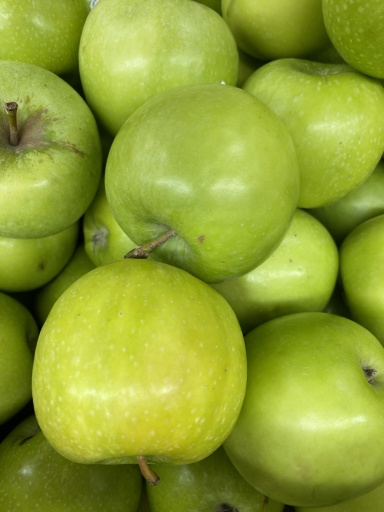
#> input picture models/data/ten_classes/augmented/Apple_Green/10.jpg, 384 x 512 px, found by its file name; its folder holds 4 pictures in this run
$ jupyter execute --allow-errors RandomForest10.ipynb   (text cells are left out)
#> lines starting #> are read from the running program, lines starting #| are printed output that depends on the picture; long printed decimals are rounded; pictures that were not available may be replaced by others from this repository, and a replacement may not be noted
[cell 1]
import pandas as pd
import matplotlib.pyplot as plt
from sklearn.ensemble import RandomForestClassifier
from sklearn.model_selection import train_test_split
from sklearn.metrics import accuracy_score
from sklearn.metrics import classification_report
from sklearn.metrics import confusion_matrix
from skimage.io import imread
import numpy as np
import cv2
import os
from PIL import Image

[cell 2]
from google.colab import drive
drive.mount('/content/drive', force_remount=True)
os.chdir("/content/drive/MyDrive/IS4242 Group 1")
os.getcwd()

[cell 3]
fruit_types = ['Tomato', 'Orange', 'Banana', 'Apple_Red','Apple_Green', 'Pear', 'Lemon', 'Capsicum_Red', 'Capsicum_Green', 'Capsicum_Yellow']
img_types = ['jpg', 'png', 'heic', 'jpeg', 'JPG', 'PNG']

[cell 4]
# Set up the train data
img_dir = 'codes/data/ten_classes/train/'

X_train, y_train = [], []

# Load the image data and labels
for class_idx, class_name in enumerate(fruit_types):
    for img_type in img_types:
        for file_name in os.listdir(os.path.join(img_dir, class_name)):
            if file_name.endswith(img_type):
                image = Image.open(os.path.join(img_dir, class_name, file_name))
#> image is the input picture: PIL image 384x512 RGB; mean R, G, B 142.9, 159.8, 51.4
                image = image.resize((256, 256))
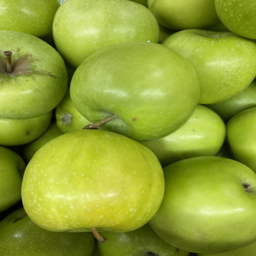
#> image: PIL image 256x256 RGB; mean R, G, B 142.9, 159.8, 51.5
                image = image.convert('RGB')
                image = np.array(image)
                X_train.append(image.flatten())
                y_train.append(class_idx)

[cell 5]
# Set up the train data
img_dir = 'codes/data/ten_classes/augmented/'
#> img_dir = 'codes/data/ten_classes/augmented/'

X_train_aug, y_train_aug = [], []

# Load the image data and labels
for class_idx, class_name in enumerate(fruit_types):
    for img_type in img_types:
        for file_name in os.listdir(os.path.join(img_dir, class_name)):
            if file_name.endswith(img_type):
                image = Image.open(os.path.join(img_dir, class_name, file_name))
                image = image.resize((256, 256))
                image = image.convert('RGB')
                image = np.array(image)
                X_train_aug.append(image.flatten())
                y_train_aug.append(class_idx)

[cell 6]
# Set up the test data
img_dir = 'codes/data/ten_classes/val/'
#> img_dir = 'codes/data/ten_classes/val/'

X_test, y_test = [], []

# Load the image data and labels
for class_idx, class_name in enumerate(fruit_types):
    for img_type in img_types:
        for file_name in os.listdir(os.path.join(img_dir, class_name)):
            if file_name.endswith(img_type):
                image = Image.open(os.path.join(img_dir, class_name, file_name))
                image = image.resize((256, 256))
                image = image.convert('RGB')
                image = np.array(image)
                X_test.append(image.flatten())
                y_test.append(class_idx)

[cell 7]
# Convert the data to numpy arrays
X_train = np.array(X_train)
y_train = np.array(y_train)
X_train_aug = np.array(X_train_aug)
y_train_aug = np.array(y_train_aug)
X_test = np.array(X_test)
y_test = np.array(y_test)

print(f'Total train data length: {len(X_train)}')
print(f'Total augmented train data length: {len(X_train_aug)}')
print(f'\nTotal test data length: {len(X_test)}')

[cell 8]
# Train the random forest classifier for normal images
model = RandomForestClassifier(n_estimators=100, random_state=42)
model.fit(X_train, y_train)

# Train the random forest classifier for augmented images
model_aug = RandomForestClassifier(n_estimators=100, random_state=42)
model_aug.fit(X_train_aug, y_train_aug)

# Predict the class labels for the test data
y_pred = model.predict(X_test)
y_pred_aug = model_aug.predict(X_test)

# Calculate the accuracy of the classifier
accuracy = accuracy_score(y_test, y_pred)
print(f'\nThe accuracy of the RF classifier for 100 estimators and normal images of 10 classes is {accuracy:.4f}')
accuracy_aug = accuracy_score(y_test, y_pred_aug)
print(f'\nThe accuracy of the RF classifier for 100 estimators and augmented images of 10 classes is {accuracy_aug:.4f}')

[cell 9]
# Train the random forest classifier for normal images
model300 = RandomForestClassifier(n_estimators=300, random_state=42)
model300.fit(X_train, y_train)

# Train the random forest classifier for augmented images
model_aug300 = RandomForestClassifier(n_estimators=300, random_state=42)
model_aug300.fit(X_train_aug, y_train_aug)

# Predict the class labels for the test data
y_pred300 = model300.predict(X_test)
y_pred_aug300 = model_aug300.predict(X_test)

# Calculate the accuracy of the classifier
accuracy300 = accuracy_score(y_test, y_pred300)
print(f'\nThe accuracy of the RF classifier for 300 estimators and normal images of 10 classes is {accuracy300:.4f}')
accuracy_aug300 = accuracy_score(y_test, y_pred_aug300)
print(f'\nThe accuracy of the RF classifier for 300 estimators and augmented images of 10 classes is {accuracy_aug300:.4f}')

[cell 10]
print(classification_report(y_test, y_pred, target_names=fruit_types))

[cell 11]
print(classification_report(y_test, y_pred300, target_names=fruit_types))

[cell 12]
print(classification_report(y_test, y_pred_aug, target_names=fruit_types))

[cell 13]
print(confusion_matrix(y_pred, y_test))

[cell 14]
print(confusion_matrix(y_pred_aug, y_test))

[cell 15]
path='Augmented Images/Test/'
for file_name in os.listdir(path):
  img = Image.open(path+file_name)
  img = img.resize((256, 256))
  img = img.convert('RGB')
  img = np.array(img)
  plt.imshow(img)
  plt.show()
  img_flat = img.flatten().reshape(1, -1)
  probability=model.predict_proba(img_flat)
  for ind,class_name in enumerate(fruit_types):
      print(f'{class_name} = {probability[0][ind]}%')
#> this loop made 10 passes
#| Tomato = 0.082%
#| Orange = 0.09154%
#| Banana = 0.1114%
#| Apple_Red = 0.09098%
#| Apple_Green = 0.09776%
#| Pear = 0.1235%
#| Lemon = 0.09231%
#| Capsicum_Red = 0.1019%
#> (further printed lines are left out)
  print("The predicted image is : "+fruit_types[model.predict(img_flat)[0]])
#| The predicted image is : Pear

[cell 16]
path='Augmented Images/Test/'
for file_name in os.listdir(path):
  img = Image.open(path+file_name)
  img = img.resize((256, 256))
  img = img.convert('RGB')
  img = np.array(img)
  plt.imshow(img)
  plt.show()
  img_flat = img.flatten().reshape(1, -1)
  probability=model_aug.predict_proba(img_flat)
  for ind,class_name in enumerate(fruit_types):
      print(f'{class_name} = {probability[0][ind]}%')
  print("The predicted image is : "+fruit_types[model_aug.predict(img_flat)[0]])
#| The predicted image is : Pear

[cell 17]
def test_new_img(file_name, model):
#> called with file_name = 'random_forest_train/test/pear_test.jpg'
  path='Images/'
  img = Image.open(path+file_name)
  img = img.resize((256, 256))
  img = img.convert('RGB')
  img = np.array(img)
  plt.imshow(img)
  plt.show()
  img_flat = img.flatten().reshape(1, -1)
  probability=model.predict_proba(img_flat)
  for ind,class_name in enumerate(fruit_types):
      print(f'{class_name} = {probability[0][ind]}%')
  print("The predicted image is : "+fruit_types[model.predict(img_flat)[0]])
#| The predicted image is : Pear

[cell 18]
test_new_img('random_forest_train/test/pear_test.jpg', model)

[cell 19]
test_new_img('random_forest_train/test/tomato_test.jpg', model_aug)
#> call 2 of test_new_img, with file_name = 'random_forest_train/test/tomato_test.jpg'
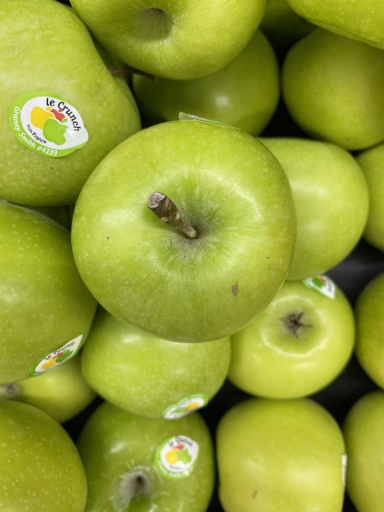
#> input picture models/data/ten_classes/augmented/Apple_Green/25.jpg, 384 x 512 px, given in place of tomato_test.jpg, which was not available
#> in test_new_img, img is the input picture: PIL image 384x512 RGB; mean R, G, B 145.2, 155.3, 51.2
#> in test_new_img (call 2), `img = img.resize((256, 256))`:
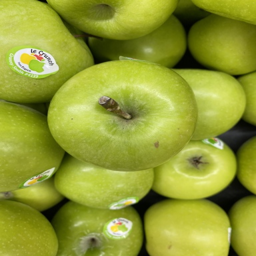
#> img: PIL image 256x256 RGB; mean R, G, B 145.2, 155.3, 51.2
#> the loop in test_new_img (call 2), `for ind,class_name in enumerate(fruit_types):` made 10 passes
#| Tomato = 0.01858%
#| Orange = 0.01479%
#| Banana = 0.02057%
#| Apple_Red = 0.01532%
#| Apple_Green = 0.8594%
#| Pear = 0.01664%
#| Lemon = 0.00883%
#| Capsicum_Red = 0.009525%
#> (further printed lines are left out)
#| The predicted image is : Apple_Green

[cell 20]
test_new_img('test_svm/im1.jpeg', model_aug)
#| The predicted image is : Apple_Green

#> (a cell that did not finish here is left out)


#> (a cell that did not finish here is left out)

#> (a cell that did not finish here is left out)


[cell 24]
from PIL import Image

# Set up the Train data
img_dir = 'Augmented Images/'
#> img_dir = 'Augmented Images/'
fruit_types = ['Tomato', 'Orange', 'Banana', 'Red_Apple', 'Green_Apple', 'Pear', 'Lemon']
img_types = ['jpg', 'png', 'heic', 'jpeg', 'JPG', 'PNG']
data_by_fruit = {fruit_type: ([], []) for fruit_type in fruit_types}

# Load the image data and labels
for class_idx, class_name in enumerate(fruit_types):
    for img_type in img_types:
        for file_name in os.listdir(os.path.join(img_dir, class_name)):
            if file_name.endswith(img_type):
                image = Image.open(os.path.join(img_dir, class_name, file_name))
                image = np.array(image.resize((256, 256))) # Resizing
                data_by_fruit[class_name][0].append(image.flatten())
                data_by_fruit[class_name][1].append(class_idx)

X_train, y_train = [], []
#> X_train = []; y_train = []

for class_name in fruit_types:
  Xtemp, ytemp = data_by_fruit[class_name]
  X_train = Xtemp
  y_train = ytemp
  print(f'{class_name} data length: {len(data_by_fruit[class_name][0])}')

#> (a cell that did not finish here is left out)

[cell 26]
X_train, y_train = [], []
X_test, y_test = [], []

for class_name in fruit_types:
  Xtemp, ytemp = data_by_fruit[class_name]
  split_idx = int(0.8 * len(Xtemp))
  X_train += Xtemp[:split_idx]
  y_train += ytemp[:split_idx]
  X_test += Xtemp[split_idx:]
  y_test += ytemp[split_idx:]
  print(f'{class_name} data length: {len(Xtemp)}')

# Convert the data to numpy arrays
X_train = np.array(X_train)
y_train = np.array(y_train)
X_test = np.array(X_test)
y_test = np.array(y_test)
print(f'\nTotal train data length: {len(X_train)}')
print(f'Total test data length: {len(X_test)}')

# Train the random forest classifier
model = RandomForestClassifier(n_estimators=100, random_state=42)
#> (the rest of this cell did not finish here and is left out)

[cell 27]
# Set up the train data
img_dir = 'codes/data/ten_classes/augmented/'
fruit_types = ['Tomato', 'Orange', 'Banana', 'Apple_Red', 'Apple_Green', 'Pear', 'Lemon', 'Capsicum_Red', 'Capsicum_Green','Capsicum_Yellow']
img_types = ['jpg', 'png', 'heic', 'jpeg', 'JPG', 'PNG']
data_by_fruit = {fruit_type: ([], []) for fruit_type in fruit_types}

X_train_ten, y_train_ten = [], []

# Load the image data and labels
for class_idx, class_name in enumerate(fruit_types):
    for img_type in img_types:
        for file_name in os.listdir(os.path.join(img_dir, class_name)):
            if file_name.endswith(img_type):
                image = Image.open(os.path.join(img_dir, class_name, file_name))
                image = image.resize((256, 256))
                image = image.convert('RGB')
                image = np.array(image)
                data_by_fruit[class_name][0].append(image.flatten())
                data_by_fruit[class_name][1].append(class_idx)

for class_name in fruit_types:
  Xtemp, ytemp = data_by_fruit[class_name]
  X_train_ten += Xtemp
  y_train_ten += ytemp
  print(f'{class_name} <Train> data length: {len(data_by_fruit[class_name][0])}')
#> this loop made 10 passes
#> (class_name, ytemp, y_train_ten) on passes 1, 2, 3, 4, 6, 7, 8, 9, 10: ('Tomato', [0], [0]), ('Orange', [1], [0, 1]), ('Banana', [2], [0, 1, 2]), ('Apple_Red', [3], [0, 1, 2, 3]), ('Pear', [5], [0, 1, 2, 3, 4, 4, 4, 4, 5]), ('Lemon', [6], [0, 1, 2, 3, 4, 4, 4, 4, 5, 6]), ('Capsicum_Red', [7], [0, 1, 2, 3, 4, 4, 4, 4, 5, 6, 7]), ('Capsicum_Green', [8], [0, 1, 2, 3, 4, 4, 4, 4, 5, 6, 7, 8]), ('Capsicum_Yellow', [9], [0, 1, 2, 3, 4, 4, 4, 4, 5, 6, 7, 8, 9])
#> (class_name, y_train_ten) on pass 5: ('Apple_Green', [0, 1, 2, 3, 4, 4, 4, 4])
#| Tomato <Train> data length: 1
#| Orange <Train> data length: 1
#| Banana <Train> data length: 1
#| Apple_Red <Train> data length: 1
#| Apple_Green <Train> data length: 4
#| Pear <Train> data length: 1
#| Lemon <Train> data length: 1
#| Capsicum_Red <Train> data length: 1
#> (further printed lines are left out)
